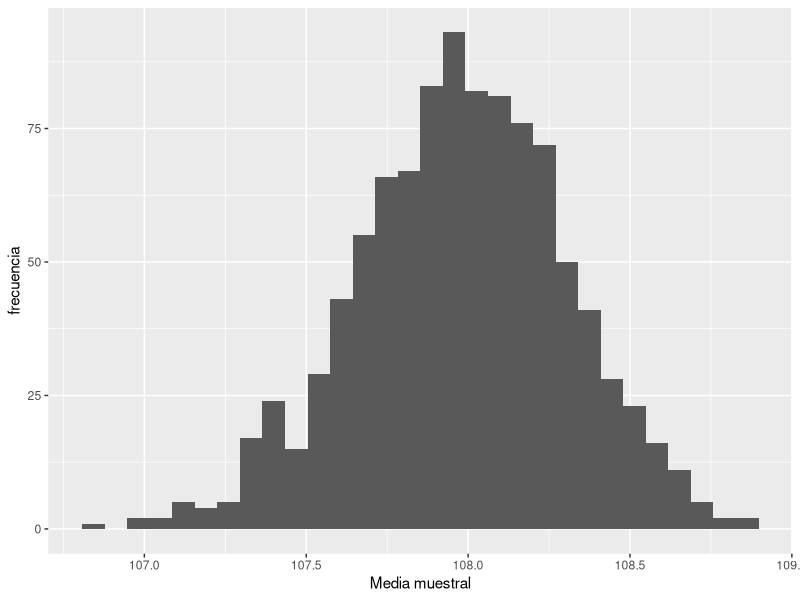

Here is the R script that generated this plot:
## ---- chunk 1
library(ggplot2)
## ---- chunk 2
NN=1e6
poblacion=rnorm(NN,108,5)  #distribución de la altura de niñas de 5 años en la población

nn=250 #tamaño muestral

## ---- chunk 3
muestra=sample(poblacion,nn) #muestreo simple
mean(muestra) #media muestral de la altura
mean(muestra<100) #proporción muestral de niñas con un altura inferior a 1 metro

## ---- chunk 4
K=1000 #Número de muestras 
medias=replicate(K,mean(sample(poblacion,nn))) 
qplot(medias,ylab="frecuencia",xlab="Media muestral") 

# Media y std de la media muestral
mean(medias)
sd(medias)

## ---- chunk 5
t.test(muestra) #intervalo de confianza
t.test((muestra<100)) #intervalo de confianza para la proporción

## ---- chunk 6

e=.5 #margen de error
alfa=.05 # (1-alfa) es el nivel de confianza
sigma=6 # acotamos la desviación tipica
z=qnorm(1-alfa/2) #cuantil de la normal

nn=ceiling(z^2/e^2*sigma^2) #tamaño muestral requerido
muestra1=sample(poblacion,nn) #muestreo simple
intervalo=t.test(muestra1)$conf.int
intervalo
diff(intervalo)/2 #semi-longitud del interval: margen de error 

## ---- chunk 7
NN=1e6
poblacion=rnorm(NN,325,10) #distribución del contenido de las botellas de coca-cola

nn=50 #tamaño muestral
muestra2=sample(poblacion,nn) #muestreo simple

## ---- chunk 8
t.test(muestra2,alternative="less",mu=330)
## ---- chunk 9
t.test(muestra2,mu=330)

## ---- chunk 10
poblacionA=rnorm(NN,15,10);poblacionB=rnorm(NN,20,10) 
nA=nB=nn #tamaños muestrales
muestraA=sample(poblacionA,nA) 
muestraB=sample(poblacionB,nB) 
t.test(muestraA,muestraB,var.equal = TRUE)

## ---- chunk 11
# Esto no lo vamos a hacer nunca (con el t.test nos sale), pero para entender está bien

# Intervalo de confianza para la media muestral

# Construimos una función que obtenga para una población, la media y desv típica de una muestra
resumen <- function() {
  muestra <- sample(poblacion, nn)
  c(media = mean(muestra), ds = sd(muestra))
  
}

res <- replicate(K, resumen())
res <- data.frame(t(res))

# Ahora tengo una fila para cada muestra
res$linf <- res$media - ((1.96*res$ds)/sqrt(nn))
res$lsup <- res$media + ((1.96*res$ds)/sqrt(nn))

# Ahora tengo el intervalo de confianza de cada muestra
# De acuerdo a la teoría, el 95% de esos intervalos tienen que contener la media poblacional (108)

res$acierto <- (res$linf < 108 & 108 < res$lsup)
mean(res$acierto) 
# Esto no sale clavado porque sólo saldrá clavado si utilizo la sd poblacional, no la sd muestral.

res$linft <- res$media - qt(.975, nn-1)*res$ds/sqrt(nn)
res$lsupt <- res$media + qt(.975, nn-1)*res$ds/sqrt(nn)
res$aciertot <- (res$linft <108 & 108 < res$lsupt)
mean(res$aciertot)

